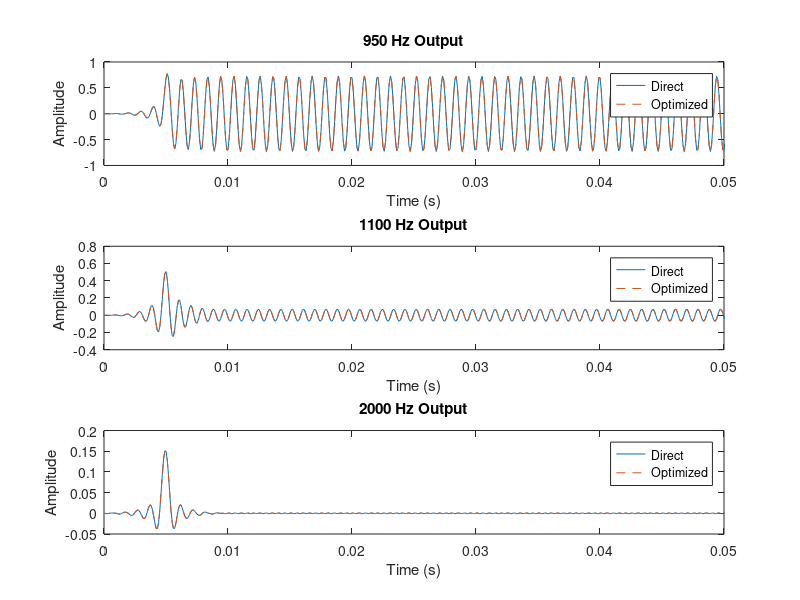

Recreate this plot in MATLAB.
clc;
clearvars;
close all;

% Filter Coefficients
fs = 10000;
fc = 1000;
n_taps = 100;

% Normalize cutoff frequency by Nyquist frequency (Fs/2)
Wn = fc/(fs/2);

% Design a low-pass FIR filter
b = fir1(n_taps-1, Wn);

% Converting into Q(2,14)
b_q = round(b * 2^14);
b_q = max(-32768, min(32767, b_q));

% Storing the filter coefficients in a file
fid = fopen('filter_coeff_q214.txt','w');
fprintf(fid,'%d\n',b_q);
fclose(fid);

% Generate 3 sinewaves
N = 1000;
t = (0:N-1)/fs;

sinewave1 = sin(2*pi*950*t);
sinewave2 = sin(2*pi*1100*t);
sinewave3 = sin(2*pi*2000*t);

% Convert signals into Q(2,14)
sinewave1_q = round(sinewave1 * 2^14);
sinewave1_q = max(-32768, min(32767, sinewave1_q));

sinewave2_q = round(sinewave2 * 2^14);
sinewave2_q = max(-32768, min(32767, sinewave2_q));

sinewave3_q = round(sinewave3 * 2^14);
sinewave3_q = max(-32768, min(32767, sinewave3_q));

% Store signals
fid1 = fopen('sinewave1_q214.txt','w');
fprintf(fid1,'%d\n',sinewave1_q);
fclose(fid1);

fid2 = fopen('sinewave2_q214.txt','w');
fprintf(fid2,'%d\n',sinewave2_q);
fclose(fid2);

fid3 = fopen('sinewave3_q214.txt','w');
fprintf(fid3,'%d\n',sinewave3_q);
fclose(fid3);


% Direct FIR (integer arithmetic same as Verilog)
y1_dir = zeros(1,N);
y2_dir = zeros(1,N);
y3_dir = zeros(1,N);

for n = 1:N
    acc1 = 0;
    acc2 = 0;
    acc3 = 0;

    for k = 1:n_taps
        if (n-k+1) > 0
            acc1 = acc1 + sinewave1_q(n-k+1)*b_q(k);
            acc2 = acc2 + sinewave2_q(n-k+1)*b_q(k);
            acc3 = acc3 + sinewave3_q(n-k+1)*b_q(k);
        end
    end

    y1_dir(n) = acc1;
    y2_dir(n) = acc2;
    y3_dir(n) = acc3;
end


% Optimized FIR (symmetric coefficients)
half = n_taps / 2;

for n = 1:N
    acc1 = 0; acc2 = 0; acc3 = 0;

    for k = 1:half

        x1 = 0; x2 = 0;
        if (n-k+1) > 0
            x1 = sinewave1_q(n-k+1);
        end
        if (n-n_taps+k) > 0
            x2 = sinewave1_q(n-n_taps+k);
        end
        acc1 = acc1 + b_q(k)*(x1+x2);


        x1 = 0; x2 = 0;
        if (n-k+1) > 0
            x1 = sinewave2_q(n-k+1);
        end
        if (n-n_taps+k) > 0
            x2 = sinewave2_q(n-n_taps+k);
        end
        acc2 = acc2 + b_q(k)*(x1+x2);


        x1 = 0; x2 = 0;
        if (n-k+1) > 0
            x1 = sinewave3_q(n-k+1);
        end
        if (n-n_taps+k) > 0
            x2 = sinewave3_q(n-n_taps+k);
        end
        acc3 = acc3 + b_q(k)*(x1+x2);

    end

    y1_opt(n) = acc1;
    y2_opt(n) = acc2;
    y3_opt(n) = acc3;
end

% Save outputs for verification
fid = fopen('direct_950.txt','w'); fprintf(fid,'%d\n',y1_dir); fclose(fid);
fid = fopen('direct_1100.txt','w'); fprintf(fid,'%d\n',y2_dir); fclose(fid);
fid = fopen('direct_2000.txt','w'); fprintf(fid,'%d\n',y3_dir); fclose(fid);

fid = fopen('optimized_950.txt','w'); fprintf(fid,'%d\n',y1_opt); fclose(fid);
fid = fopen('optimized_1100.txt','w'); fprintf(fid,'%d\n',y2_opt); fclose(fid);
fid = fopen('optimized_2000.txt','w'); fprintf(fid,'%d\n',y3_opt); fclose(fid);



% Convert to floating point for plotting
output1_dir = y1_dir / 2^28;
output2_dir = y2_dir / 2^28;
output3_dir = y3_dir / 2^28;

output1_opt = y1_opt / 2^28;
output2_opt = y2_opt / 2^28;
output3_opt = y3_opt / 2^28;


% Plot outputs

figure;

subplot(3,1,1)
plot(t,output1_dir)
hold on
plot(t,output1_opt,'--')
title('950 Hz Output')
legend('Direct','Optimized')
xlabel('Time (s)')
ylabel('Amplitude')
xlim([0 0.05])

subplot(3,1,2)
plot(t,output2_dir)
hold on
plot(t,output2_opt,'--')
title('1100 Hz Output')
legend('Direct','Optimized')
xlabel('Time (s)')
ylabel('Amplitude')
xlim([0 0.05])

subplot(3,1,3)
plot(t,output3_dir)
hold on
plot(t,output3_opt,'--')
title('2000 Hz Output')
legend('Direct','Optimized')
xlabel('Time (s)')
ylabel('Amplitude')
xlim([0 0.05])
